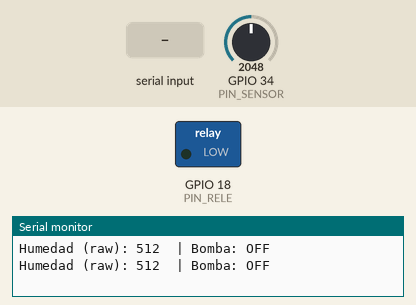
The sketch below on a simulated ESP32. Parts: switched loads named in the sketch (green lamp = pin HIGH), the last lines printed to the serial monitor. The inputs (shaded band) are chosen by the test bench; at power-on: GPIO 34 (PIN_SENSOR) = 2048 (analog values on the 0–4095 scale).

Above: at 1.2 s.
1.3 s: GPIO 34 (PIN_SENSOR) set to 2565
2.8 s: GPIO 34 (PIN_SENSOR) set to 2671
At 3.8 s:
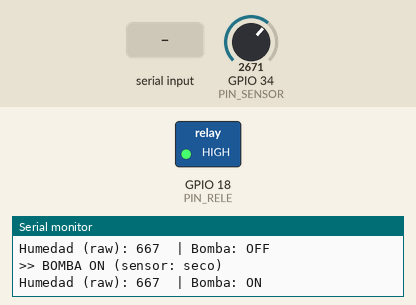
4.5 s: "OFF\n" received over Serial
Timing chart, 0 to 7.5 s (numbered marks = the images above; inputs shaded):
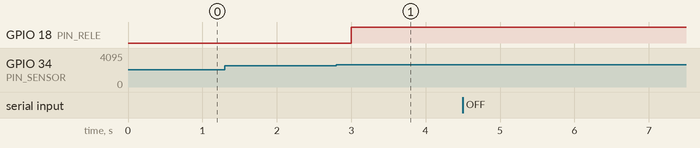

Measured:
- the behaviour switches between 2599 and 2600 on GPIO 34 (PIN_SENSOR) (found by bisection; images 0 and 1)
- after the input at 2.8 s, GPIO 18 (PIN_RELE): LOW → HIGH after 0.20 s

The sketch:

sketch_sep15a.ino
```cpp
/*
  Riego automático — versión ESP32 (prueba en Wokwi)
  -----------------------------------------------------
  Misma lógica que riego_automatico.ino del Nano, adaptada a los pines
  del diagrama ESP32: relé en D18, sensor/potenciómetro en D34.

  IMPORTANTE: el ADC del ESP32 es de 12 bits (0-4095) por defecto, distinto
  a los 10 bits (0-1023) del Nano. Para no tener que recalcular tus umbrales,
  forzamos analogReadResolution(10) en setup() — así el rango sigue siendo
  0-1023, igual que en el Nano, y los mismos números de calibración sirven
  en ambos.

  Comandos por Serial (115200 baudios, "Newline" activado):
    ON / OFF -> igual que antes
*/

const int PIN_RELE = 18;
const int PIN_SENSOR = 34;

const int RELE_ON = HIGH;
const int RELE_OFF = LOW;

// --- Umbrales de humedad (con histéresis) — mismos valores que en el Nano ---
const int UMBRAL_SECO = 650;
const int UMBRAL_HUMEDO = 400;

const unsigned long MAX_RIEGO_MS = 15000UL;
const unsigned long INTERVALO_LECTURA_MS = 500UL;

bool bombaEncendida = false;
unsigned long tInicioRiego = 0;
unsigned long tUltimaLectura = 0;

void encenderBomba(const char* motivo) {
  digitalWrite(PIN_RELE, RELE_ON);
  bombaEncendida = true;
  tInicioRiego = millis();
  Serial.print(">> BOMBA ON (");
  Serial.print(motivo);
  Serial.println(")");
}

void apagarBomba(const char* motivo) {
  digitalWrite(PIN_RELE, RELE_OFF);
  bombaEncendida = false;
  Serial.print(">> BOMBA OFF (");
  Serial.print(motivo);
  Serial.println(")");
}

void setup() {
  Serial.begin(115200);
  analogReadResolution(10);  // 0-1023, igual que el Nano
  pinMode(PIN_RELE, OUTPUT);
  apagarBomba("inicio");
  Serial.println("Listo (ESP32). Riego automático activo. Comandos: ON / OFF");
}

void loop() {
  if (Serial.available() > 0) {
    String cmd = Serial.readStringUntil('\n');
    cmd.trim();
    cmd.toUpperCase();
    if (cmd == "ON" && !bombaEncendida) encenderBomba("manual");
    else if (cmd == "OFF" && bombaEncendida) apagarBomba("manual");
  }

  if (bombaEncendida && (millis() - tInicioRiego >= MAX_RIEGO_MS)) {
    apagarBomba("limite de tiempo");
  }

  if (millis() - tUltimaLectura >= INTERVALO_LECTURA_MS) {
    tUltimaLectura = millis();
    int lectura = analogRead(PIN_SENSOR);

    Serial.print("Humedad (raw): ");
    Serial.print(lectura);
    Serial.print("  | Bomba: ");
    Serial.println(bombaEncendida ? "ON" : "OFF");

    if (!bombaEncendida && lectura >= UMBRAL_SECO) {
      encenderBomba("sensor: seco");
    } else if (bombaEncendida && lectura <= UMBRAL_HUMEDO) {
      apagarBomba("sensor: humedo");
    }
  }
}
```
